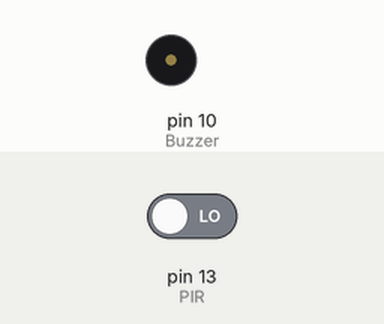
Recording of a sketch running on a simulated Arduino Uno, built with avr-gcc and run on an emulated ATmega328P. Shown: buzzer (waves = sounding, pin HIGH). Inputs (shaded band) come from the test bench; at power-on: pin 13 (PIR) LOW.

Above: at 1.2 s.
1.3 s: pin 13 (PIR) driven HIGH
At 1.6 s:
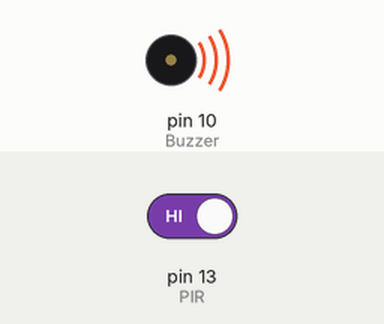
2.8 s: pin 13 (PIR) driven LOW
At 3.9 s:
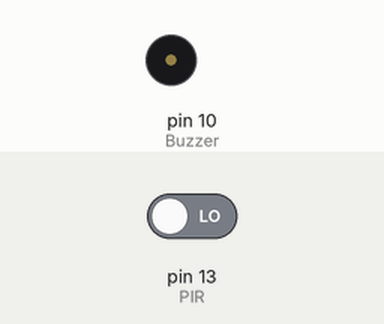
Timing chart, 0 to 5.8 s (numbered marks = the images above; inputs shaded):
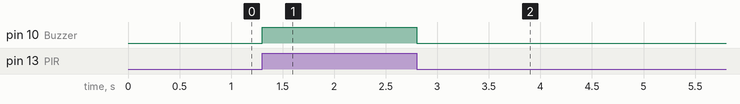

The sketch:

Motion_Detection.ino
```cpp
const int PIR = 13;
int PIROUTPUT;
int Buzzer = 10;

void setup() {
  pinMode(Buzzer, OUTPUT);
  pinMode(PIR, INPUT);
}
void loop() {
  PIROUTPUT = digitalRead(PIR);
  if(PIROUTPUT == HIGH)
 {
  digitalWrite(Buzzer, HIGH);
 }
 else {
  digitalWrite(Buzzer, LOW);
 }
}
```

Measured:
- after the input at 1.3 s, pin 10 (Buzzer): LOW → HIGH at once
- after the input at 2.8 s, pin 10 (Buzzer): HIGH → LOW at once
